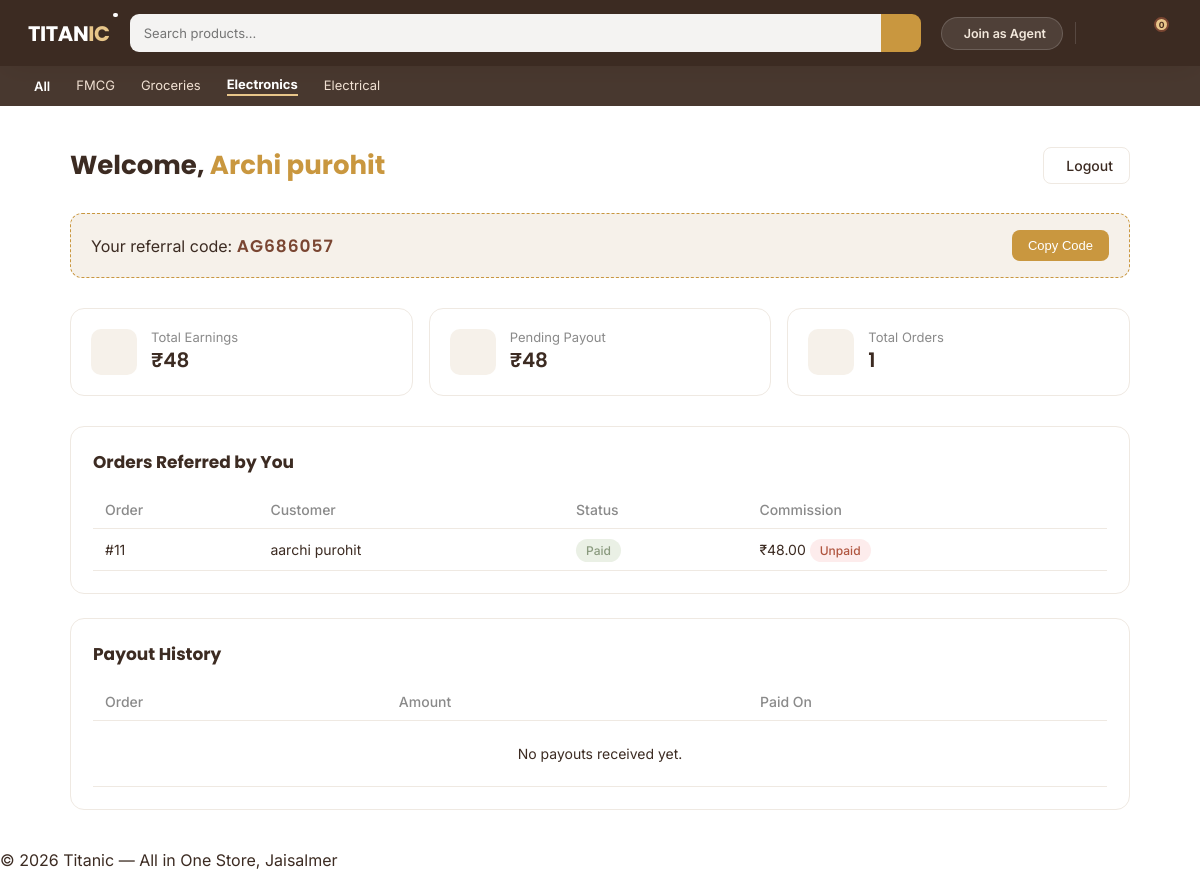
Screenshot of /agent/dashboard/ (signed in) with the database file from the repository.
### agents/models.py (models this page shows, shortened)
class Agent(models.Model):
    user = models.OneToOneField(User, on_delete=models.CASCADE)
    name = models.CharField(max_length=100)
    phone = models.CharField(max_length=15)
    referral_code = models.CharField(max_length=20, unique=True)
    is_approved = models.BooleanField(default=False)
    created_at = models.DateTimeField(auto_now_add=True)

class Commission(models.Model):
    order = models.OneToOneField('orders.Order', on_delete=models.CASCADE, related_name='commission')
    agent = models.ForeignKey(Agent, on_delete=models.CASCADE, related_name='commissions')
    amount = models.DecimalField(max_digits=10, decimal_places=2)
    is_paid = models.BooleanField(default=False)
    created_at = models.DateTimeField(auto_now_add=True)
    paid_at = models.DateTimeField(null=True, blank=True)

### orders/models.py (models this page shows, shortened)
class Order(models.Model):
    STATUS_CHOICES = [
        ('pending', 'Pending'),
        ('paid', 'Paid'),
        ('shipped', 'Shipped'),
        ('delivered', 'Delivered'),
    ]
    full_name = models.CharField(max_length=100)
    phone = models.CharField(max_length=15)
    address = models.TextField()
    pincode = models.CharField(max_length=10)
    referred_by = models.ForeignKey(Agent, null=True, blank=True, on_delete=models.SET_NULL)
    status = models.CharField(max_length=20, choices=STATUS_CHOICES, default='pending')
    delivery_otp = models.CharField(max_length=6, null=True, blank=True)
    razorpay_order_id = models.CharField(max_length=100, null=True, blank=True)
    created_at = models.DateTimeField(auto_now_add=True)

### agents/views.py (the view)
# urls.py: path('agent/dashboard/', views.agent_dashboard, name='agent_dashboard'),
@login_required(login_url='agent_login')
def agent_dashboard(request):
    if not hasattr(request.user, 'agent'):
        messages.error(request, 'Ye page sirf agents ke liye hai.')
        return redirect('agent_login')
    agent = request.user.agent
    if not agent.is_approved:
        return render(request, 'agents/dashboard.html', {
            'agent': agent,
            'pending_approval': True,
        })
    orders = Order.objects.filter(referred_by=agent).order_by('-created_at')
    commissions = Commission.objects.filter(agent=agent).order_by('-created_at')
    total_earnings = commissions.aggregate(total=Sum('amount'))['total'] or 0
    pending_amount = commissions.filter(is_paid=False).aggregate(total=Sum('amount'))['total'] or 0
    paid_amount = commissions.filter(is_paid=True).aggregate(total=Sum('amount'))['total'] or 0
    payout_history = commissions.filter(is_paid=True).order_by('-paid_at')
    context = {
        'agent': agent,
        'pending_approval': False,
        'orders': orders,
        'total_orders': orders.count(),
        'total_earnings': total_earnings,
        'pending_amount': pending_amount,
        'paid_amount': paid_amount,
        'payout_history': payout_history,
    }
    return render(request, 'agents/dashboard.html', context)

### agents/templates/agents/dashboard.html (shortened to what this page needs)
{% extends 'base.html' %}
{% load static %}
{% block content %}
<link rel="stylesheet" href="{% static 'agents/dashboard.css' %}">
<div class="dash-wrap">
    <div class="dash-header">
        <h1>Welcome, <span>{{ agent.name }}</span></h1>
        <a href="{% url 'agent_logout' %}" class="dash-logout">
             Logout
        </a>
    </div>
    {% if pending_approval %}
        <div class="pending-box">
            <i class="ti ti-clock-hour-4"></i>
            <h2>Approval Pending</h2>
            <p>Your agent account is under review. Once approved, you'll be able to see your earnings and orders here.</p>
        </div>
    {% else %}
        <div class="referral-box">
            <div>
                Your referral code: <span class="code">{{ agent.referral_code }}</span>
            </div>
            <button onclick="navigator.clipboard.writeText('{{ agent.referral_code }}'); this.innerText='Copied!'">
                Copy Code
            </button>
        </div>
        <div class="stat-grid">
            <div class="stat-card">
                <div class="stat-icon"></div>
                <div class="stat-info">
                    <div class="label">Total Earnings</div>
                    <div class="value">₹{{ total_earnings }}</div>
                </div>
            </div>
            <div class="stat-card">
                <div class="stat-icon"></div>
                <div class="stat-info">
                    <div class="label">Pending Payout</div>
                    <div class="value">₹{{ pending_amount }}</div>
                </div>
            </div>
            <div class="stat-card">
                <div class="stat-icon"></div>
                <div class="stat-info">
                    <div class="label">Total Orders</div>
                    <div class="value">{{ total_orders }}</div>
                </div>
            </div>
        </div>
        <div class="dash-section">
            <h3>Orders Referred by You</h3>
            <table class="dash-table">
                <thead>
                    <tr>
                        <th>Order</th>
                        <th>Customer</th>
                        <th>Status</th>
                        <th>Commission</th>
                    </tr>
                </thead>
                <tbody>
                    {% for order in orders %}
                    <tr>
                        <td>#{{ order.id }}</td>
                        <td>{{ order.full_name }}</td>
                        <td><span class="badge badge-{{ order.status }}">{{ order.get_status_display }}</span></td>
                        <td>
                            {% if order.commission %}
                                ₹{{ order.commission.amount }}
                                {% if order.commission.is_paid %}
                                    <span class="badge badge-paid">Paid</span>
                                {% else %}
                                    <span class="badge badge-pending">Unpaid</span>
                                {% endif %}
                            {% else %}
                                —
                            {% endif %}
                        </td>
                    </tr>
                    {% empty %}
                    <tr><td colspan="4" class="empty-row">No orders yet. Share your referral code to start earning!</td></tr>
                    {% endfor %}
                </tbody>
            </table>
        </div>
        <div class="dash-section">
            <h3>Payout History</h3>
            <table class="dash-table">
                <thead>
                    <tr>
                        <th>Order</th>
                        <th>Amount</th>
                        <th>Paid On</th>
                    </tr>
                </thead>
                <tbody>
                    {% for c in payout_history %}
                    <tr>
                        <td>#{{ c.order.id }}</td>
                        <td>₹{{ c.amount }}</td>
                        <td>{{ c.paid_at|date:"d M Y" }}</td>
                    </tr>
                    {% empty %}
                    <tr><td colspan="3" class="empty-row">No payouts received yet.</td></tr>
                    {% endfor %}
                </tbody>
            </table>
        </div>
    {% endif %}
</div>
{% endblock %}

### templates/base.html (shortened to what this page needs)
{% load static %}
<!DOCTYPE html>
<html lang="en">
<head>
    <link rel="stylesheet" href="https://cdn.jsdelivr.net/npm/@tabler/icons-webfont@latest/tabler-icons.min.css">
    <link rel="stylesheet" href="{% static 'css/base.css' %}">
</head>
<body>
<nav class="navbar">
    <div class="logo">
        <span class="logo-text">TITAN<span class="logo-accent">IC<span class="logo-dot"></span></span></span>
    </div>
    <div class="search-bar">
        <input type="text" placeholder="Search products...">
        <button class="search-btn"></button>
    </div>
    <div class="nav-actions">
        <a href="{% url 'agent_signup' %}" class="agent-btn">
    <span>Join as Agent</span>
</a>
        <a href="#" class="nav-icon-btn">
        </a>
        <a href="{% url 'view_cart' %}" class="nav-icon-btn">
            <span class="cart-badge" id="cart-badge">{{ request.session.cart|length }}</span>
        </a>
    </div>
</nav>
<div class="category-bar">
    <div class="cat-all">
        <span>All</span>
    </div>
    <a href="#" class="cat-link">FMCG</a>
    <a href="#" class="cat-link">Groceries</a>
    <a href="#" class="cat-link active">Electronics</a>
    <a href="#" class="cat-link">Electrical</a>
</div>
    {% block content %}
    {% endblock %}
    <footer class="site-footer">
        <p>&copy; 2026 Titanic — All in One Store, Jaisalmer</p>
    </footer>
</body>
</html>

### static/css/base.css (style rules this page uses)
:root { --brand-primary: #7A4632; --brand-accent: #C9973F; --brand-accent-light: #E8C68A; --brand-bg-warm: #F6F1EA; --brand-bg-light: #F8F4EE; --brand-text-dark: #3C2B22; --brand-border: #EFE9E2; --brand-discount: #B0553F; --brand-instock: #8A9A7E; }
* { margin: 0; padding: 0; box-sizing: border-box; }
body { font-family: 'Inter', sans-serif; color: var(--brand-text-dark); }
.navbar { display: flex; align-items: center; gap: 20px; background: var(--brand-text-dark); padding: 14px 28px; box-shadow: 0 8px 24px -8px rgba(122, 70, 50, 0.45); }
.logo { flex-shrink: 0; }
.logo-text { font-family: 'Poppins', sans-serif; font-weight: 700; font-size: 21px; color: #FFFFFF; letter-spacing: -0.4px; }
.logo-accent { color: #E8C68A; position: relative; }
.logo-dot { position: absolute; top: -6px; right: -8px; width: 4.5px; height: 4.5px; border-radius: 50%; background: #FFFFFF; }
.search-bar { flex-grow: 1; display: flex; height: 38px; }
.search-bar input { flex-grow: 1; border: none; background: rgba(255,255,255,0.94); border-radius: 9px 0 0 9px; padding: 0 14px; font-size: 13px; outline: none; font-family: 'Inter', sans-serif; color: var(--brand-text-dark); }
.search-btn { width: 40px; background: var(--brand-accent); border: none; border-radius: 0 9px 9px 0; cursor: pointer; display: flex; align-items: center; justify-content: center; font-size: 15px; color: #FFFFFF; }
.nav-actions { display: flex; align-items: center; gap: 8px; flex-shrink: 0; }
.agent-btn { display: flex; align-items: center; gap: 6px; background: rgba(255,255,255,0.1); border: 1px solid rgba(255,255,255,0.16); color: #F3E8DC; padding: 8px 16px; border-radius: 20px; font-size: 12.5px; font-weight: 600; white-space: nowrap; cursor: pointer; text-decoration: none; }
.nav-icon-btn { width: 38px; height: 38px; border-radius: 10px; display: flex; align-items: center; justify-content: center; position: relative; text-decoration: none; transition: background 0.15s ease; }
.cart-badge { position: absolute; top: 3px; right: 3px; background: var(--brand-accent-light, #E8C68A); color: #4A2E1F; font-size: 8.5px; font-weight: 700; width: 15px; height: 15px; border-radius: 50%; display: flex; align-items: center; justify-content: center; border: 2px solid var(--brand-primary); }
.category-bar { display: flex; align-items: center; gap: 26px; background: #3c2b22ef; padding: 10px 28px; }
.cat-all { display: flex; align-items: center; gap: 6px; color: #FFFFFF; font-size: 13px; font-weight: 600; cursor: pointer; }
.cat-link { color: #F0E0D2; font-size: 13px; text-decoration: none; padding-bottom: 2px; }
.cat-link.active { color: #FFFFFF; font-weight: 700; border-bottom: 2px solid var(--brand-accent-light); }

### rows the page displays
Agent: name "Archi purohit", referral_code "AG686057"
Order: id "11", full_name "aarchi purohit", status "Paid", commission.amount "48.00", shows "Unpaid"

### other values shown
{{ request.session.cart|length }} "0"
{{ total_earnings }} "48"
{{ pending_amount }} "48"
{{ total_orders }} "1"
